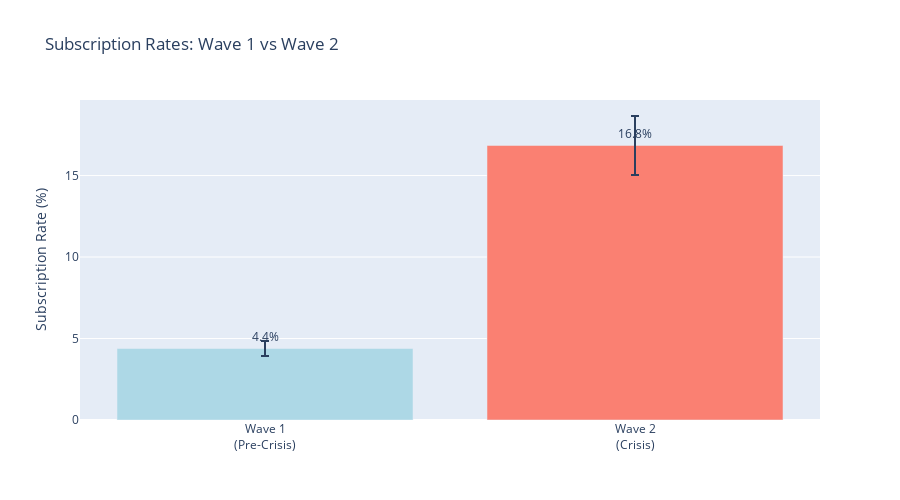

Here is the notebook cell this chart was saved with:
### Markdown cell above
### 2.2 Visualize Simple Difference

### Code cell
# Simple bar chart
fig = go.Figure()

fig.add_trace(go.Bar(
    x=['Wave 1<br>(Pre-Crisis)', 'Wave 2<br>(Crisis)'],
    y=[wave_1_rate * 100, wave_2_rate * 100],
    text=[f"{wave_1_rate*100:.1f}%", f"{wave_2_rate*100:.1f}%"],
    textposition='outside',
    marker_color=['lightblue', 'salmon'],
    error_y=dict(
        type='data',
        array=[se_wave1*100*1.96, se_wave2*100*1.96],
        visible=True
    )
))

fig.update_layout(
    title='Subscription Rates: Wave 1 vs Wave 2',
    yaxis_title='Subscription Rate (%)',
    height=500
)

fig.show()
fig.write_image(f"{figures_path}09_subscription_rates_naive_comparison.png")

print("Interpretation:")
print("  This is the NAIVE difference - no controls yet.")
print("  Next: Use regression to control for differences.")

### Figure 1 — Plotly figure (JSON) as saved in the notebook; plotly's stock layout.template omitted (floating-point values rounded to 4 significant figures)
{"data": [{"error_y": {"array": [0.4644, 1.807], "type": "data", "visible": true}, "marker": {"color": ["lightblue", "salmon"]}, "text": ["4.4%", "16.8%"], "textposition": "outside", "type": "bar", "x": ["Wave 1<br>(Pre-Crisis)", "Wave 2<br>(Crisis)"], "y": [4.388, 16.85]}], "layout": {"height": 500, "title": {"text": "Subscription Rates: Wave 1 vs Wave 2"}, "yaxis": {"title": {"text": "Subscription Rate (%)"}}}}
